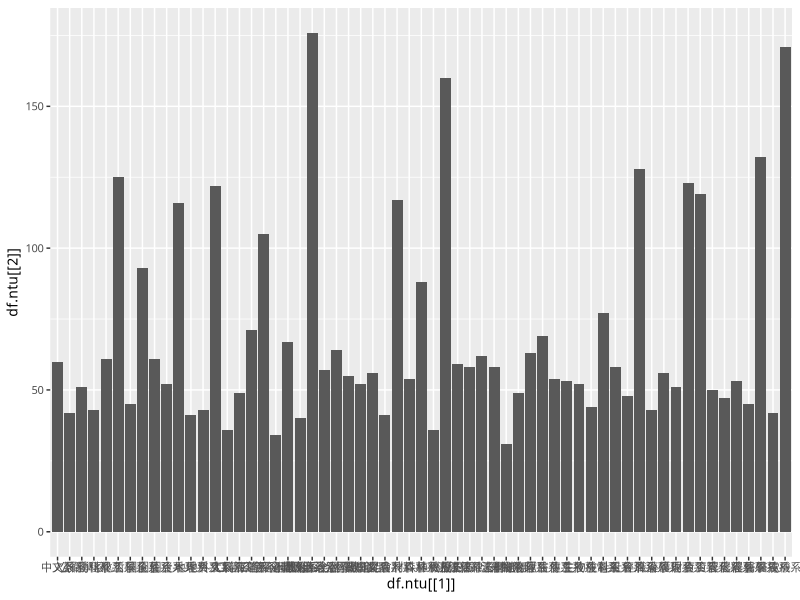
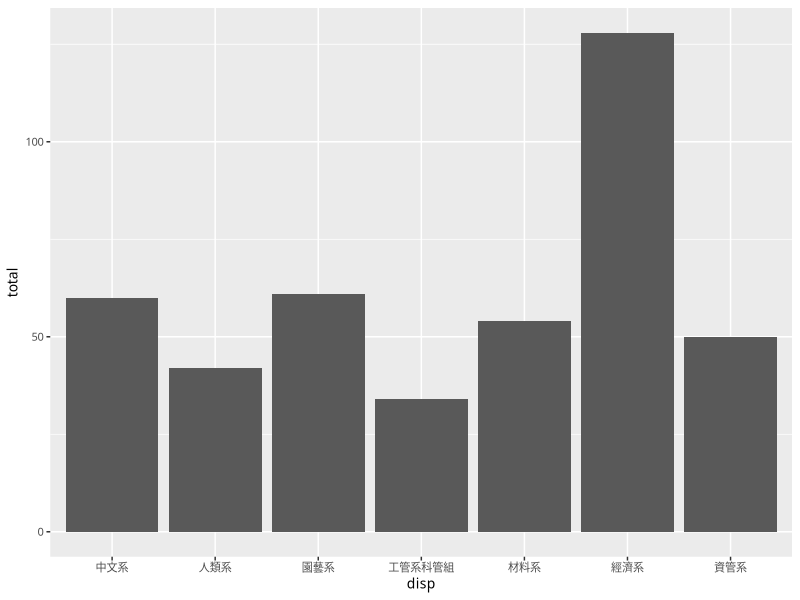
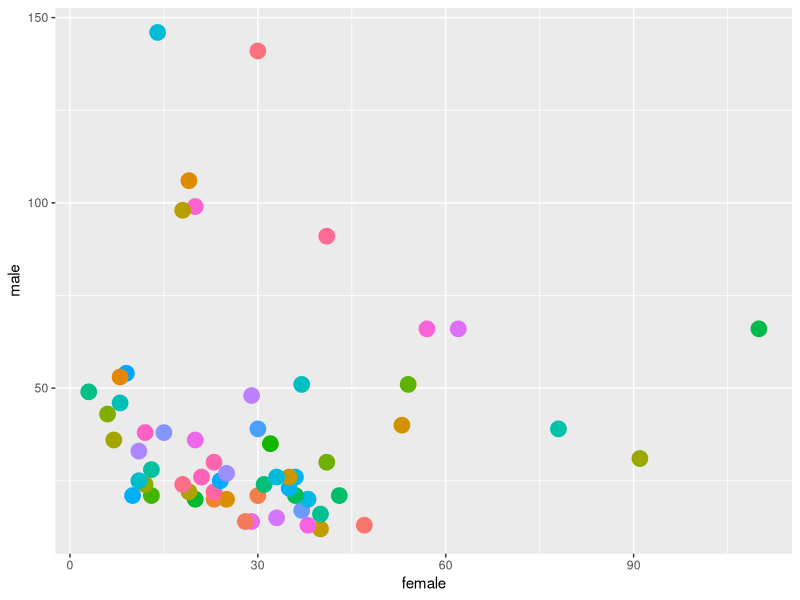

R code for these plots, in order:
# source('read_raw.R')

df.ntu <- read.csv('NTU_B02new_sexratio.csv')
df.ntu[, c("女", "男")]
df.ntu[df.ntu$女 > 30, ]
df.ntu[
  df.ntu$女 > 30 & 
    df.ntu$男 < 20, 
]

# get a quick summary of the data
summary(df.ntu)
ncol(df.ntu)
nrow(df.ntu)

library(ggplot2)
ggplot(aes(x=df.ntu[[1]], y=df.ntu[[2]]), data=df.ntu) + 
  geom_bar(stat='identity') + 
  theme(text=element_text(family="Heiti TC Medium", size=10))

colnames(df.ntu) <- c("disp", "total", "male", "female", "ratio")
ggplot(df.ntu[c(1, 10, 20, 30, 40, 50, 56), ], aes(x=disp, y=total)) + 
  geom_bar(stat='identity') + 
  theme(text=element_text(family="Heiti TC Medium", size=10))

ggplot(df.ntu, aes(x=female, y=male, color=disp)) + 
  geom_point(size=5, show_guide=FALSE)

